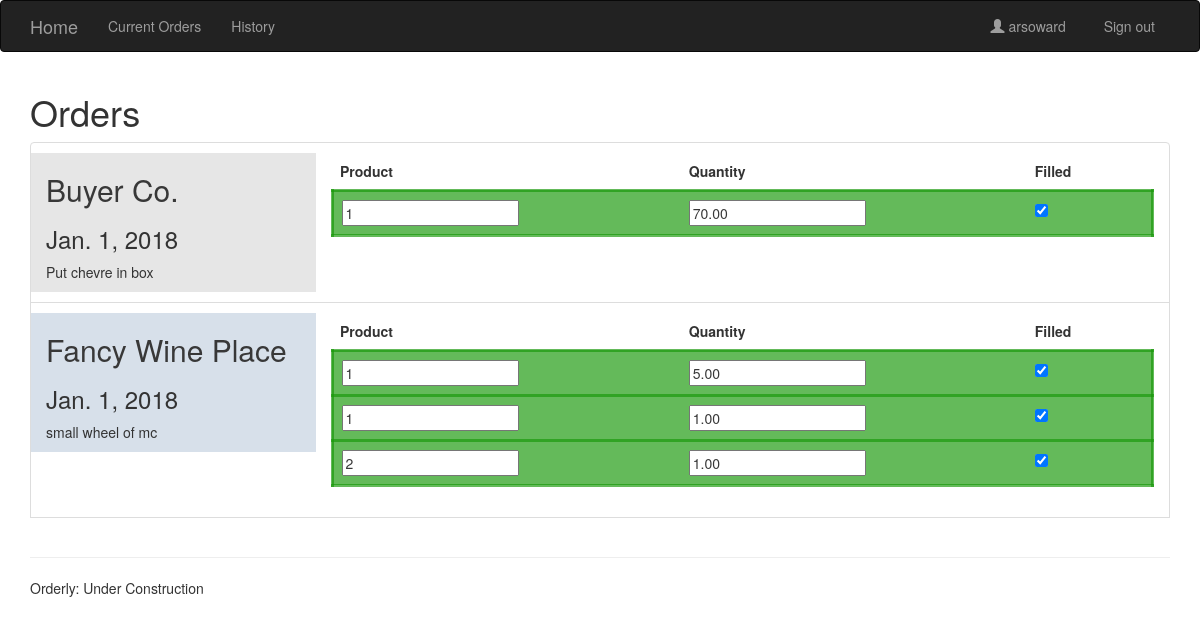
Page /history/ (signed in) on the committed database.
### orders/models.py (models this page shows, shortened)
class Business(models.Model):
  business_name = models.CharField(max_length=60)
  contact_name = models.CharField(max_length=60)
  website = models.URLField(max_length=200, blank=True)
  email = models.EmailField(max_length=254, blank=True)
  phone = models.CharField(max_length=15, blank=True)
  address = models.CharField(max_length=260, blank=True)
  about = models.TextField(max_length=600, null=True, default=None)
  account = models.OneToOneField(userModels.Account, related_name='business', null=True, default=None, on_delete=models.CASCADE)
  picture = models.OneToOneField(userModels.Picture, related_name='business', blank=True, null=True, on_delete=models.CASCADE)
  class Meta:
      verbose_name_plural = "businesses"

class Order(models.Model):
  connection = models.ForeignKey(Connection, on_delete=models.CASCADE, default=None) #set to deleted user
  ORDER_STATUS_CHOICES = (
    ('P', 'Pending'),   #user needs to approve order from email or new customer
    ('C', 'Current'),   #current orders show up in the default to-do list
    ('D', 'Delivered'), #delivered orders will be removed from to-do list, but can be searched
  )
  status = models.CharField(max_length=1, choices=ORDER_STATUS_CHOICES, default='C')
  requested_delivery = models.DateField('requested delivery date', default=(date.today() + timedelta(days=7))) # set to the future to set up recurring orders.
  notes = models.TextField(max_length=600, blank=True)

### orders/views.py (the view)
# urls.py: path('history/', views.orderList,  {'status':'D'}, name='history'),
@login_required
def orderList(request, status='C'):
  businessID = request.user.account.business.id
  rawList = list(Order.objects.filter(connection__vendor_id=businessID, status=status).order_by('requested_delivery'))
  business = get_object_or_404(Business, id=businessID)
  orderList = []
  number = 0
  for order in rawList:
    formset = OrderItemModelSet(request.POST or None, prefix=str(number), queryset=OrderItem.objects.filter(order = order))
    number += 1
    if (request.method == 'POST'):
      instances = formset.save()
      order.save()
    orderList.append({'business': order.connection.customer,
                      'orderItemFormset': formset,
                      'order': order,
                      'status': order.status,
                    })
  context = {'list': orderList, 'business': business}
  return render(request, 'orders/orderlist.html', context)

### orders/templates/orders/orderlist.html (shortened to what this page needs)
{% extends 'list.html' %}
{% load bootstrap3 %}
{% block title %}Orders{% endblock %}
{% block itemTitle %}
    <h2><a href="{% url 'orders:about' item.business.account.slug %}">{{ item.business.business_name }}</a></h2>
    <h3>{{item.order.requested_delivery}}</h3>
    <p>{{ item.order.notes }}</p>
{% endblock %}
{% block itemContent %}
<form action="" method="post">{% csrf_token %}
  <table class="table orderDetailList {{item.status}}">
  {% for form in item.orderItemFormset %}
    {% if forloop.first %}
    <thead>
      <tr>
      {% for field in form.visible_fields %}
        <th>{{ field.label}}</th>
      {% endfor %}
      </tr>
    </thead>
    {% endif %}
    <tr class="orderItem">
      {% for field in form %}
          <td>{{ field}}</td>
      {% endfor %}
  {% endfor %}
    </tr>
  </table>
{% endblock %}

### shared_templates/list.html (shortened to what this page needs)
{% extends 'base.html' %}
{% block content %}
  <div class="container">
    <h1>{% block title %} Orderly {% endblock %}</h1>
    <ul class="list-group">
    {% for item in list %}
    <li class="list-group-item">
      <div class="row row-eq-height {% cycle 'row1' 'row2' %}">
        <div class="col-12 col-md-3 rowTitle">
          {% block itemTitle %}{% endblock %}
        </div>
        <div class="col-12 col-md-9">
          {% block itemContent %}{% endblock %}
        </div>
      </div>
    </li>
    {% empty %}
      <div class="row row1">
        <div class="col">
          <p> Nothing to show. </p>
        </div>
      </div>
    {% endfor %}
    </ul>
  </div>
{% endblock %}

### shared_templates/base.html (shortened to what this page needs)
{% load static from staticfiles %}
{% load bootstrap3 %}
<!DOCTYPE html>
<html lang="en">
  <head>
    {% bootstrap_css %}
    <link rel="stylesheet" href="http://code.jquery.com/ui/1.8.18/themes/base/jquery-ui.css" type="text/css" media="all"/>
    <link href="{% static 'orders/css/orders.css' %}" rel="stylesheet">
  </head>
<body>
  <div class="wrapper">
    <div class="navbar navbar-inverse">
      <div class="container">
        <div class="navbar-header">
          <a class="navbar-brand" href="{% url 'users:index' %}">Home</a>
        </div>
        <div class="navbar-collapse collapse">
          <ul class="nav navbar-nav">
            <li class=""><a href="{% url 'orders:orders' %}">Current Orders</a></li>
            <li class=""><a href="{% url 'orders:history' %}">History</a></li>
          </ul>
          {% block nav_user %}
            {% if user.is_authenticated %}
              <ul class="nav navbar-nav navbar-right">
                <li id="nav-username"><a href="{% url 'orders:index' %}">
                  <span class="glyphicon glyphicon-user"></span>  {{ user.get_username }} &nbsp; </a>
                </li>
                <li>
                  <a href="{% url 'logout' %}">Sign out</a>
                </li>
              </ul>
            {% endif %}
          {% endblock %}
        </div>
      </div>
    </div>
{% block content %}
{% endblock %}
  </div> {% comment %} wrapper ends {% endcomment %}
  <div id="page-footer">
	<div class="container">
	  <footer>
		<hr />
		<p>Orderly: Under Construction</p>
	  </footer>
    </div>
  </div>
</body>
</html>

### orders/static/orders/css/orders.css (style rules this page uses)
.row1 .rowTitle { background-color: rgba(124, 124, 124, 0.19); }
.row2 .rowTitle { background-color: rgba(168, 188, 210, 0.46); }
a { color: #383838; }
.filled { background: rgba(24, 153, 9, 0.67); }
.orderDetailList .orderItem { background: none; color: #383838; text-align: left; }
.orderDetailList .filled { background: rgba(24, 153, 9, 0.67); border: 3px solid rgba(24, 153, 9, 0.67); }

### rows in the picture
Business: business.business_name "Buyer Co.", order.requested_delivery "Jan. 1, 2018", order.notes "Put chevre in box", label "Product" "Quantity" "Filled", form "1" "70.00"
Business: business.business_name "Fancy Wine Place", order.requested_delivery "Jan. 1, 2018", order.notes "small wheel of mc", label "Product" "Quantity" "Filled", form "1" "5.00" "1" "1.00" "2" "1.00"

### other values in the picture
{{ user.get_username }} "arsoward"
